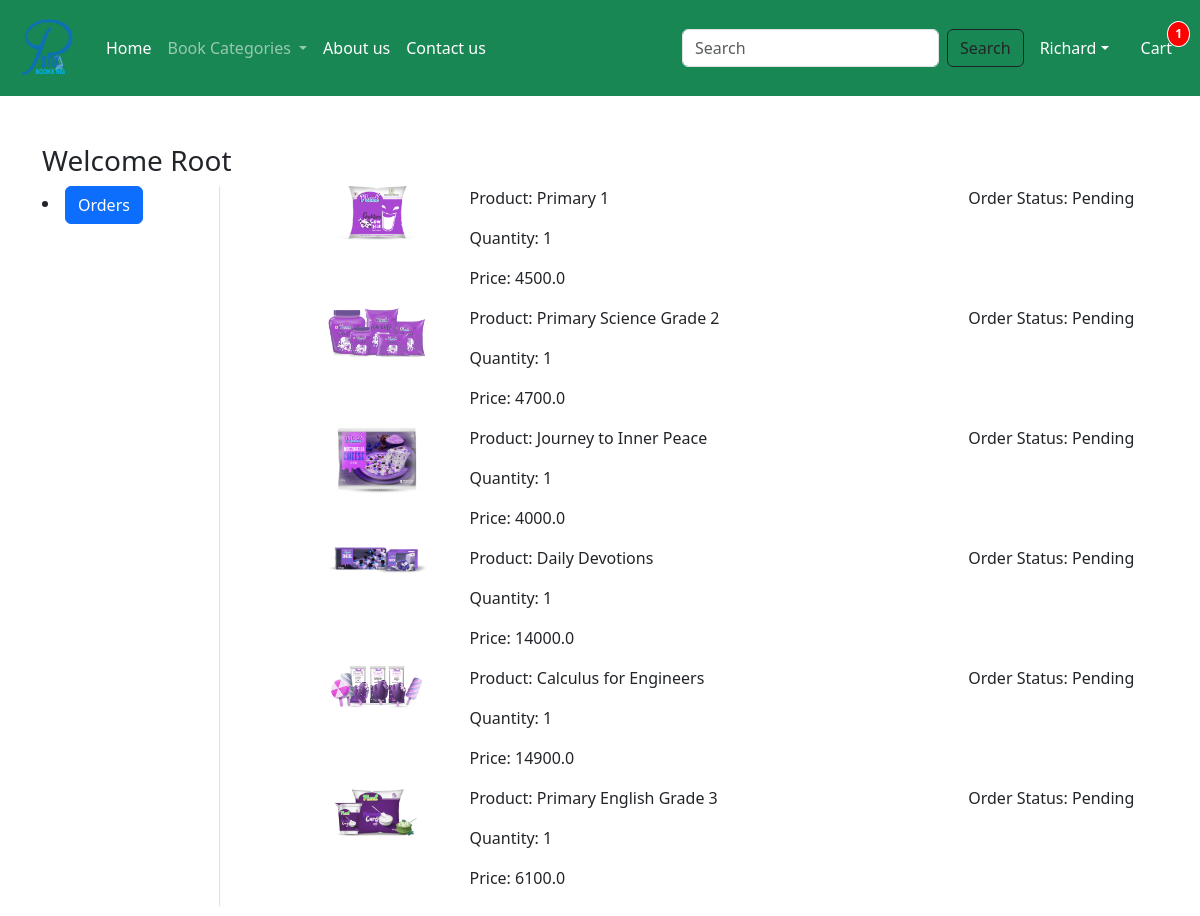
Before: /order/ (signed in) with the older database file.
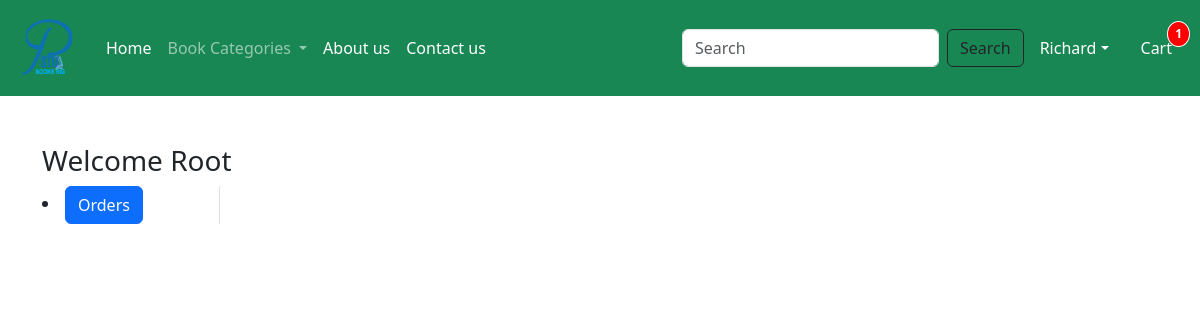
After: the same page with the newer database file.
### app/models.py (models this page shows, shortened)
class OrderPlaced(models.Model):
    user = models.ForeignKey(User, on_delete=models.CASCADE)
    customer = models.ForeignKey(Customer, on_delete=models.CASCADE)
    product = models.ForeignKey(Product, on_delete=models.CASCADE)
    quantity = models.PositiveIntegerField(default=1)
    ordered_date = models.DateTimeField(auto_now_add=True)
    status = models.CharField(max_length=50, choices=STATUS_CHOICES, default='Pending')
    payment = models.ForeignKey(Payment, on_delete=models.CASCADE, default="")
    delivery_address = models.TextField(blank=True, null=True)  # Optional if multiple addresses exist
    delivery_date = models.DateTimeField(blank=True, null=True)  # Track delivery date
    total_order_cost = models.FloatField()  # To store the order cost at the time of purchase
    @property
    def total_cost(self):
        return self.quantity * self.product.discounted_price

class Product(models.Model):
    title = models.CharField(max_length=100)
    selling_price = models.FloatField()
    discounted_price = models.FloatField()
    description = models.TextField()
    composition = models.TextField(default='')
    prodapp = models.TextField(default='')
    category = models.CharField(choices=CATEGORY_CHOICES, max_length=2)
    product_image = models.ImageField(upload_to='product')

### app/views.py (the view)
# urls.py: path('order/', views.orders, name='orders'),
def orders(request):
    totalitem = 0
    if request.user.is_authenticated:
       totalitem = len(Cart.objects.filter(user=request.user))
    order_placed = OrderPlaced.objects.filter(user=request.user)
    return render(request, 'app/orders.html', locals())

### app/context_processors.py (called while the page is built)
def current_year(request):
    return {'current_year': datetime.now().year}

def cart_item_count(request):
    if request.user.is_authenticated:
        try:
            cart = Cart.objects.get(user=request.user)
            count = cart.items.count()
        except Cart.DoesNotExist:
            count = 0
    else:
        count = 0
    return {'cart_item_count': count}

### app/templates/app/orders.html (shortened to what this page needs)
{% extends "app/base.html" %}
{% load static %}
{% block main-content %}
<div class="container my-5">
  <div class="row">
    <h3>Welcome <span class="text-capitalize">{{request.user}}</span></h3>
    <div class="col-sm-2 border-end">
      <div class="class-list-unstyled">
        <li class="ad-grid"><a href="{% url 'orders' %}" class="btn btn-primary">Orders</a></li>
      </div>
    </div>
    <div class="col-sm-9 offset-sm-1">
      <div class="row">
        {% for op in order_placed %}
        <div class="col-sm-2">
          <img src="{{op.product.product_image.url}}" class="img-fluid" height="100" width="100"/>
        </div>
        <div class="col-sm-7">
          <p>Product: {{op.product.title}}</p>
          <p>Quantity: {{op.quantity}}</p>
          <p>Price: {{op.total_cost}}</p>
        </div>
        <div class="col-sm-3">
          <p>Order Status: {{op.status}}</p>
        </div>
        {% endfor %}
      </div>
    </div>
  </div>
</div>
{% endblock main-content %}

Changed rows visible on the page:
removed OrderPlaced: product.product_image (picture), product "Primary 1", quantity "1", total_cost "4500.0", status "Pending"
removed OrderPlaced: product.product_image (picture), product "Primary Science Grade 2", quantity "1", total_cost "4700.0", status "Pending"
removed OrderPlaced: product.product_image (picture), product "Journey to Inner Peace", quantity "1", total_cost "4000.0", status "Pending"
removed OrderPlaced: product.product_image (picture), product "Daily Devotions", quantity "1", total_cost "14000.0", status "Pending"
removed OrderPlaced: product.product_image (picture), product "Calculus for Engineers", quantity "1", total_cost "14900.0", status "Pending"
removed OrderPlaced: product.product_image (picture), product "Primary English Grade 3", quantity "1", total_cost "6100.0", status "Pending"
